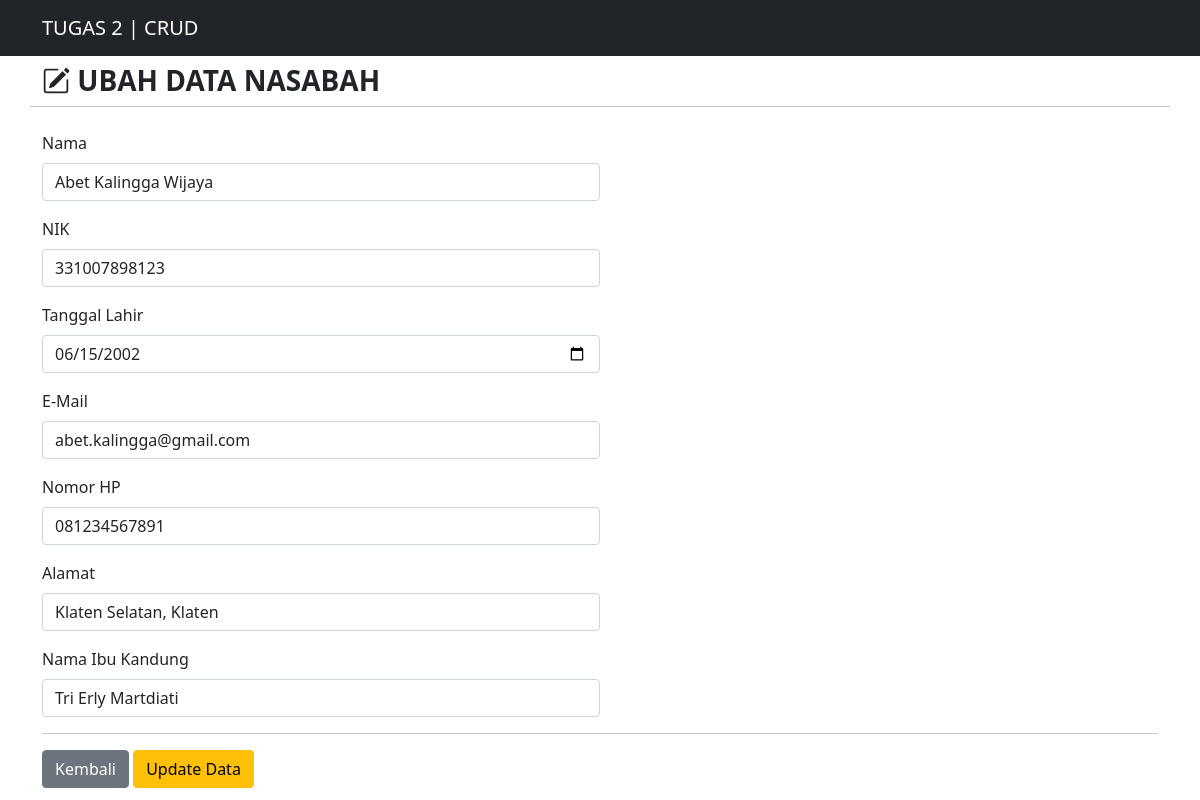
The app's page /bank_db/update.php?kodeNasabah=1 with its own data.
### tables this page shows
CREATE TABLE `nasabah` (
  `kodeNasabah` int(11) NOT NULL,
  `namaNasabah` varchar(50) NOT NULL,
  `NIK` varchar(16) NOT NULL,
  `tanggalLahir` date NOT NULL,
  `email` varchar(25) NOT NULL,
  `noHP` varchar(13) NOT NULL,
  `alamat` varchar(50) NOT NULL,
  `namaIbuKandung` varchar(50) NOT NULL
);

### bank_db/functions.php (called while the page is built, shortened)
<?php
$conn = mysqli_connect("localhost", "root", "", "bank_crud");
function query($query) {
    global $conn;
    $result = mysqli_query($conn, $query);
    $rows = [];
    while ($row = mysqli_fetch_assoc($result)) {
        $rows[] = $row;
    }
    return $rows;
}
?>

### bank_db/update.php (the view, shortened to what this page needs)
<?php
require 'functions.php';
$kodeNasabah = $_GET["kodeNasabah"];
$nasabah = query("SELECT * FROM nasabah WHERE kodeNasabah = $kodeNasabah")[0];
?>
<!DOCTYPE html>
<html lang="en">
<head>
    <link href="https://cdn.jsdelivr.net/npm/bootstrap@5.0.0-beta2/dist/css/bootstrap.min.css" rel="stylesheet"
>
    <link rel="stylesheet" href="https://cdn.jsdelivr.net/npm/bootstrap-icons@1.4.0/font/bootstrap-icons.css">
    <link rel="stylesheet" href="https://cdn.datatables.net/1.10.23/css/dataTables.bootstrap5.min.css">
    <link rel="stylesheet" href="https://cdn.jsdelivr.net/npm/bootstrap@5.0.0-beta1/dist/css/bootstrap.min.css">
</head>
<body>
    <nav class="navbar navbar-expand-lg navbar-dark bg-dark text-uppercase">
        <div class="container">
            <a class="navbar-brand" href="index.php">TUGAS 2 | CRUD</a>
        </div>
    </nav>
    <div class="container">
        <div class="row my-2">
            <div class="col-md">
                <h3 class="fw-bold text-uppercase"><i class="bi bi-pencil-square"></i>&nbsp;Ubah Data Nasabah</h3>
            </div>
            <hr>
        </div>
        <div class="row my-2">
            <div class="col-md">
                <form action="" method="post" enctype="multipart/form-data">
                    <div class="mb-3">
                        <label for="namaNasabah" class="form-label">Nama</label>
                        <input type="text" class="form-control form-control-md w-50" id="namaNasabah"
                            placeholder="Masukkan Nama" name="namaNasabah" required
                            value="<?= $nasabah["namaNasabah"];?>">
                    </div>
                    <div class="mb-3">
                        <label for="NIK" class="form-label">NIK</label>
                        <input type="number" class="form-control w-50" id="NIK" placeholder="Masukkan NIK" name="NIK"
                            required value="<?= $nasabah["NIK"];?>">
                    </div>
                    <div class="mb-3">
                        <label for="tanggalLahir" class="form-label">Tanggal Lahir</label>
                        <input type="date" class="form-control w-50" id="tanggalLahir" name="tanggalLahir" required
                            value="<?= $nasabah["tanggalLahir"];?>">
                    </div>
                    <div class="mb-3">
                        <label for="email" class="form-label">E-Mail</label>
                        <input type="email" class="form-control w-50" id="email" placeholder="Masukkan E-Mail"
                            name="email" required value="<?= $nasabah["email"];?>">
                    </div>
                    <div class="mb-3">
                        <label for="noHP" class="form-label">Nomor HP</label>
                        <input type="text" class="form-control w-50" id="noHP" placeholder="Masukkan Nomor HP"
                            name="noHP" required value="<?= $nasabah["noHP"];?>">
                    </div>
                    <div class="mb-3">
                        <label for="alamat" class="form-label">Alamat</label>
                        <input class="form-control w-50" id="alamat" rows="5" name="alamat"
                            placeholder="Masukkan Alamat" required value="<?= $nasabah["alamat"];?>">
                    </div>
                    <div class="mb-3">
                        <label for="namaIbuKandung" class="form-label">Nama Ibu Kandung</label>
                        <input class="form-control w-50" id="namaIbuKandung" name="namaIbuKandung"
                            placeholder="Masukkan Nama Ibu Kandung" required
                            value="<?= $nasabah["namaIbuKandung"];?>">
                    </div>
                    <hr>
                    <a href="index.php" class="btn btn-secondary">Kembali</a>
                    <button type="submit" class="btn btn-warning" name="submit">Update Data</button>
                </form>
            </div>
        </div>
    </div>
</body>
</html>

### records on screen
nasabah: namaNasabah "Abet Kalingga Wijaya", NIK "331007898123", tanggalLahir "06/15/2002", email "abet.kalingga@gmail.com", noHP "081234567891", alamat "Klaten Selatan, Klaten", namaIbuKandung "Tri Erly Martdiati"
